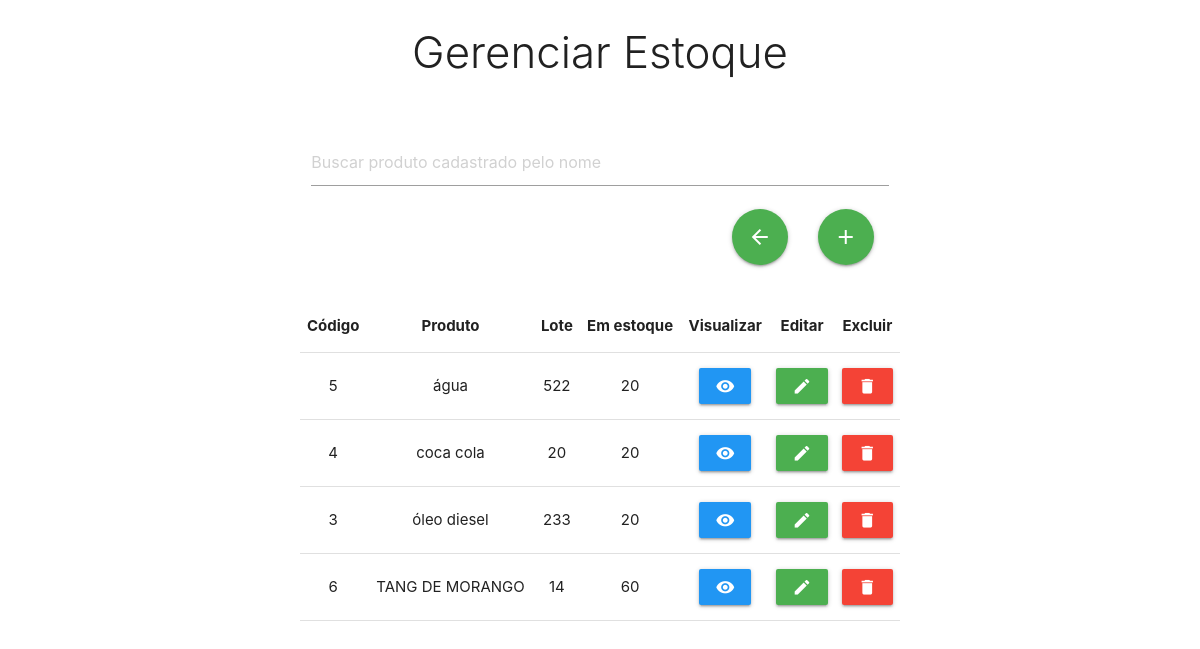
The app's page /estoque/gerenciarEstoque.php with its own data.
### tables this page shows
CREATE TABLE `produtos` (
  `id_produto` int(11) NOT NULL,
  `nome` varchar(255) NOT NULL,
  `descricaoProd` varchar(255) NOT NULL,
  `formula` varchar(255) NOT NULL,
  `estoqueMin` varchar(255) NOT NULL,
  `unidadeMed` varchar(255) NOT NULL,
  `fornecedor` varchar(255) NOT NULL,
  `Fabricante` varchar(255) NOT NULL,
  `precoMed` varchar(255) NOT NULL,
  `lote` varchar(255) NOT NULL,
  `descricaoTec` varchar(255) NOT NULL,
  `obs` varchar(255) NOT NULL
);

### estoque/gerenciarEstoque.php (the view, shortened to what this page needs)
<!DOCTYPE html>
<html lang="pt-br">
<head>
    <link rel="stylesheet" href="../css/main.css">
    <link rel="stylesheet" href="../css/table.css">
    <link rel="stylesheet" href="https://cdnjs.cloudflare.com/ajax/libs/materialize/1.0.0/css/materialize.min.css">
</head>
<body>
    <div class="row">
        <div class="center-align">
            <h3 class="light">Gerenciar Estoque</h3></br></br>
                <div class="col s12 m6 push-m3 ">
                    <input type="text" name="busca" id="busca" placeholder="Buscar produto cadastrado pelo nome">
                    <a href="../produto/cadastrarProd.php" class="btn-floating  btn-large waves-effect waves-light green"><i class="material-icons">add</i></a>
                    <a href="../index.php" class="btn-floating btn-large waves-effect waves light green"><i class="material-icons">arrow_back</i></a>
                </div>
        </div>
    </div>
    <div class='row'>
        <table class="highlight centered responsive-table">
            <thead>
                <tr>
                    <th>Código</th>
                    <th>Produto</th>
                    <th>Lote</th>
                    <th>Em estoque</th>
                    <th>Visualizar</th>
                    <th>Editar</th>
                    <th>Excluir</th>
                </tr>
            </thead>
            <?php
                require_once '../banco/conexao.php';
                $query = "SELECT * FROM produtos ORDER BY nome ASC";
                $execut = mysqli_query($conexao,$query);
                while($dados = mysqli_fetch_array($execut)){
                    $id = $dados['id_produto'];
                    $nome = $dados['nome'];
                    $lote = $dados['lote'];
                    $estoq = $dados['estoqueMin'];
                    echo "
                        <tbody id = 'myTable'>
                            <tr>
                                <td>$id</td>
                                <td>$nome</td>
                                <td>$lote</td>
                                <td>$estoq</td>
                                <td>
                                    <form action='visualizarProd.php' method='POST'>
                                        <input type = 'hidden' name = 'id_produto' value = '$id'/>
                                        <button type='submit' class='btn waves-effect waves-light blue'><i class='material-icons'>remove_red_eye</i></button>
                                    </form>
                                </td>
                                <form action = '../produto/editarProduto.php' method='POST'>
                                    <td>
                                        <input type = 'hidden' name = 'id_produto' value = '$id'/>
                                        <button type = 'submit' class = 'btn waves-effect waves-light green'><i class='material-icons'>edit</i></button>
                                    </td>
                                </form>
                                <td>
                                    <div>
                                        <a class='waves-effect waves-light red btn modal-trigger' href='#modal1'><i class='material-icons'>delete</i></a>
                                    </div>
                                                <input type = 'hidden' name = 'id_produto' value = '$id'/>
                                </td>
                            </tr>
                        </tbody>
                    ";
                }
            ?>
        </table>
    </div>
</body>
</html>

### css/main.css (style rules this page uses)
a.btn-floating { margin: 15px; float: right; }
td { word-break: break-all; }

### css/table.css (style rules this page uses)
table.highlight { width: 50%; margin-left: 25%; }

### records on screen
produtos: id_produto "5", nome "água", lote "522", estoqueMin "20"
produtos: id_produto "4", nome "coca cola", lote "20", estoqueMin "20"
produtos: id_produto "3", nome "óleo diesel", lote "233", estoqueMin "20"
produtos: id_produto "6", nome "TANG DE MORANGO", lote "14", estoqueMin "60"
